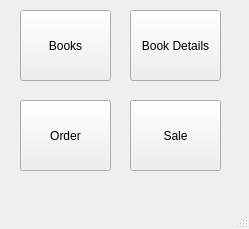
<?xml version="1.0" encoding="UTF-8"?>
<ui version="4.0">
 <class>MainWindow</class>
 <widget class="QMainWindow" name="MainWindow">
  <property name="geometry">
   <rect>
    <x>0</x>
    <y>0</y>
    <width>249</width>
    <height>229</height>
   </rect>
  </property>
  <property name="windowTitle">
   <string>MainWindow</string>
  </property>
  <widget class="QWidget" name="centralwidget">
   <widget class="QPushButton" name="bookDetails_btn">
    <property name="geometry">
     <rect>
      <x>130</x>
      <y>10</y>
      <width>91</width>
      <height>71</height>
     </rect>
    </property>
    <property name="text">
     <string>Book Details</string>
    </property>
   </widget>
   <widget class="QPushButton" name="books_btn">
    <property name="geometry">
     <rect>
      <x>20</x>
      <y>10</y>
      <width>91</width>
      <height>71</height>
     </rect>
    </property>
    <property name="text">
     <string>Books</string>
    </property>
   </widget>
   <widget class="QPushButton" name="order_btn">
    <property name="geometry">
     <rect>
      <x>20</x>
      <y>100</y>
      <width>91</width>
      <height>71</height>
     </rect>
    </property>
    <property name="text">
     <string>Order</string>
    </property>
   </widget>
   <widget class="QPushButton" name="sale_btn">
    <property name="geometry">
     <rect>
      <x>130</x>
      <y>100</y>
      <width>91</width>
      <height>71</height>
     </rect>
    </property>
    <property name="text">
     <string>Sale</string>
    </property>
   </widget>
  </widget>
  <widget class="QMenuBar" name="menubar">
   <property name="geometry">
    <rect>
     <x>0</x>
     <y>0</y>
     <width>249</width>
     <height>21</height>
    </rect>
   </property>
  </widget>
  <widget class="QStatusBar" name="statusbar"/>
 </widget>
 <resources/>
 <connections/>
</ui>
